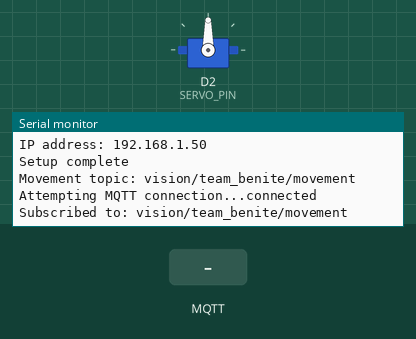
This sketch was run on a simulated ESP8266 (NodeMCU). On the bench: servo, the last lines printed to the serial monitor. The inputs (shaded band) are chosen by the test bench. WiFi joins after 1.5 s; servers stay silent unless stated; no MQTT or app messages arrive unless stated.

Above: at 2.7 s.
2.8 s: MQTT message "MOVE_LEFT" arrives on the first subscribed topic
At 4.0 s:
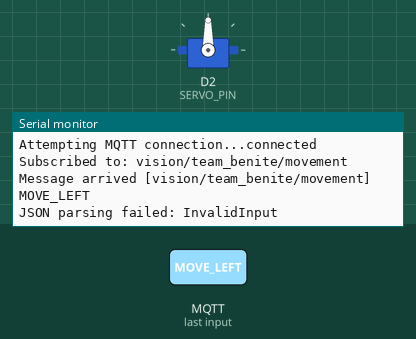
4.3 s: MQTT message "MOVE_RIGHT" arrives on the first subscribed topic
At 5.2 s:
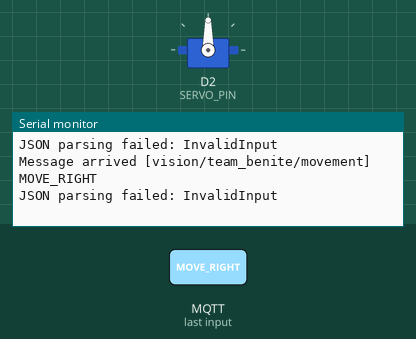
5.8 s: MQTT message "CENTERED" arrives on the first subscribed topic
At 6.3 s:
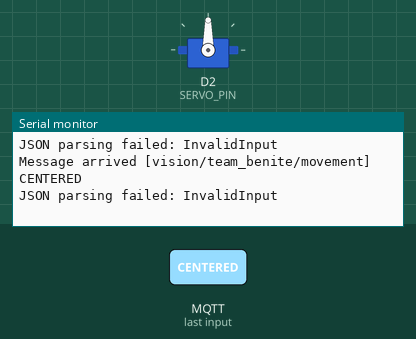

The sketch:

esp8266_servo_controller.ino
```cpp
/*
ESP8266 MQTT Servo Controller for Face-Locked Servo System
Receives movement commands via MQTT and controls servo motor
*/

#include <ESP8266WiFi.h>
#include <PubSubClient.h>
#include <ArduinoJson.h>
#include <Servo.h>

// =========================
// 🔹 Configuration
// =========================

// WiFi Credentials - CHANGE THESE
const char* WIFI_SSID = "YOUR_WIFI_SSID";
const char* WIFI_PASSWORD = "YOUR_WIFI_PASSWORD";

// MQTT Broker Configuration
const char* MQTT_SERVER = "157.173.101.159";  // VPS IP
const int MQTT_PORT = 1883;
const char* MQTT_CLIENT_ID = "esp8266_servo";

// Team Configuration - CHANGE THIS TO YOUR TEAM ID
const char* TEAM_ID = "team_benite";

// MQTT Topics
char MOVEMENT_TOPIC[64];
char HEARTBEAT_TOPIC[64];

// Servo Configuration
#define SERVO_PIN D2  // GPIO2 on ESP8266
Servo myservo;

// Movement Configuration
#define SERVO_MIN 0    // Minimum servo angle
#define SERVO_MAX 180  // Maximum servo angle
#define SERVO_CENTER 90 // Center position
#define SERVO_STEP 5   // Degrees per movement
#define MOVEMENT_DELAY 50 // Delay between movements (ms)

// State Variables
int current_servo_pos = SERVO_CENTER;
int target_servo_pos = SERVO_CENTER;
unsigned long last_movement_time = 0;
unsigned long last_heartbeat_time = 0;
const unsigned long HEARTBEAT_INTERVAL = 30000; // 30 seconds

// WiFi and MQTT Clients
WiFiClient espClient;
PubSubClient client(espClient);

// =========================
// 🔹 WiFi Connection
// =========================

void setup_wifi() {
  delay(10);
  Serial.println();
  Serial.print("Connecting to ");
  Serial.println(WIFI_SSID);

  WiFi.begin(WIFI_SSID, WIFI_PASSWORD);

  while (WiFi.status() != WL_CONNECTED) {
    delay(500);
    Serial.print(".");
  }

  Serial.println("");
  Serial.println("WiFi connected");
  Serial.print("IP address: ");
  Serial.println(WiFi.localIP());
}

// =========================
// 🔹 MQTT Callbacks
// =========================

void callback(char* topic, byte* payload, unsigned int length) {
  Serial.print("Message arrived [");
  Serial.print(topic);
  Serial.print("] ");

  // Convert payload to string
  String message = "";
  for (int i = 0; i < length; i++) {
    message += (char)payload[i];
  }
  Serial.println(message);

  // Parse JSON payload
  StaticJsonDocument<200> doc;
  DeserializationError error = deserializeJson(doc, message);

  if (error) {
    Serial.print("JSON parsing failed: ");
    Serial.println(error.c_str());
    return;
  }

  // Extract movement status
  String status = doc["status"] | "";
  float confidence = doc["confidence"] | 0.0;

  Serial.print("Movement status: ");
  Serial.print(status);
  Serial.print(" (confidence: ");
  Serial.print(confidence, 2);
  Serial.println(")");

  // Process movement command
  process_movement_command(status, confidence);
}

void process_movement_command(String status, float confidence) {
  // Only process if confidence is above threshold
  if (confidence < 0.5) {
    Serial.println("Confidence too low, ignoring command");
    return;
  }

  if (status == "MOVE_LEFT") {
    target_servo_pos = max(SERVO_MIN, current_servo_pos - SERVO_STEP);
    Serial.print("Moving LEFT to: ");
    Serial.println(target_servo_pos);
  }
  else if (status == "MOVE_RIGHT") {
    target_servo_pos = min(SERVO_MAX, current_servo_pos + SERVO_STEP);
    Serial.print("Moving RIGHT to: ");
    Serial.println(target_servo_pos);
  }
  else if (status == "CENTERED") {
    target_servo_pos = SERVO_CENTER;
    Serial.print("Centering to: ");
    Serial.println(target_servo_pos);
  }
  else if (status == "NO_FACE") {
    // Optional: Return to center when no face detected
    target_servo_pos = SERVO_CENTER;
    Serial.print("No face - centering to: ");
    Serial.println(target_servo_pos);
  }
}

// =========================
// 🔹 MQTT Functions
// =========================

void reconnect_mqtt() {
  while (!client.connected()) {
    Serial.print("Attempting MQTT connection...");

    if (client.connect(MQTT_CLIENT_ID)) {
      Serial.println("connected");

      // Subscribe to movement topic
      client.subscribe(MOVEMENT_TOPIC);
      Serial.print("Subscribed to: ");
      Serial.println(MOVEMENT_TOPIC);

    } else {
      Serial.print("failed, rc=");
      Serial.print(client.state());
      Serial.println(" try again in 5 seconds");
      delay(5000);
    }
  }
}

void publish_heartbeat() {
  StaticJsonDocument<200> doc;
  doc["node"] = "esp8266_servo";
  doc["status"] = "active";
  doc["servo_position"] = current_servo_pos;
  doc["timestamp"] = millis();

  String payload;
  serializeJson(doc, payload);

  client.publish(HEARTBEAT_TOPIC, payload.c_str());
  Serial.println("Heartbeat sent");
}

// =========================
// 🔹 Servo Control
// =========================

void update_servo_position() {
  if (current_servo_pos != target_servo_pos) {
    // Smooth movement
    if (current_servo_pos < target_servo_pos) {
      current_servo_pos = min(target_servo_pos, current_servo_pos + 1);
    } else {
      current_servo_pos = max(target_servo_pos, current_servo_pos - 1);
    }

    myservo.write(current_servo_pos);
    delay(MOVEMENT_DELAY);
  }
}

// =========================
// 🔹 Setup and Loop
// =========================

void setup() {
  Serial.begin(115200);
  Serial.println("ESP8266 MQTT Servo Controller Starting...");

  // Build MQTT topics
  sprintf(MOVEMENT_TOPIC, "vision/%s/movement", TEAM_ID);
  sprintf(HEARTBEAT_TOPIC, "vision/%s/heartbeat", TEAM_ID);

  // Initialize servo
  myservo.attach(SERVO_PIN);
  myservo.write(SERVO_CENTER);
  current_servo_pos = SERVO_CENTER;
  target_servo_pos = SERVO_CENTER;

  Serial.println("Servo initialized at center position");

  // Connect to WiFi
  setup_wifi();

  // Configure MQTT
  client.setServer(MQTT_SERVER, MQTT_PORT);
  client.setCallback(callback);

  Serial.println("Setup complete");
  Serial.print("Movement topic: ");
  Serial.println(MOVEMENT_TOPIC);
}

void loop() {
  // Check MQTT connection
  if (!client.connected()) {
    reconnect_mqtt();
  }
  client.loop();

  // Update servo position smoothly
  update_servo_position();

  // Send heartbeat periodically
  unsigned long current_time = millis();
  if (current_time - last_heartbeat_time > HEARTBEAT_INTERVAL) {
    publish_heartbeat();
    last_heartbeat_time = current_time;
  }

  // Small delay to prevent overwhelming
  delay(10);
}
```

Measured:
- after the input at 2.8 s, the serial monitor: prints a new line at once (image 1)
- after the input at 4.3 s, the serial monitor: prints a new line at once (image 2)
- after the input at 5.8 s, the serial monitor: prints a new line at once (image 3)
